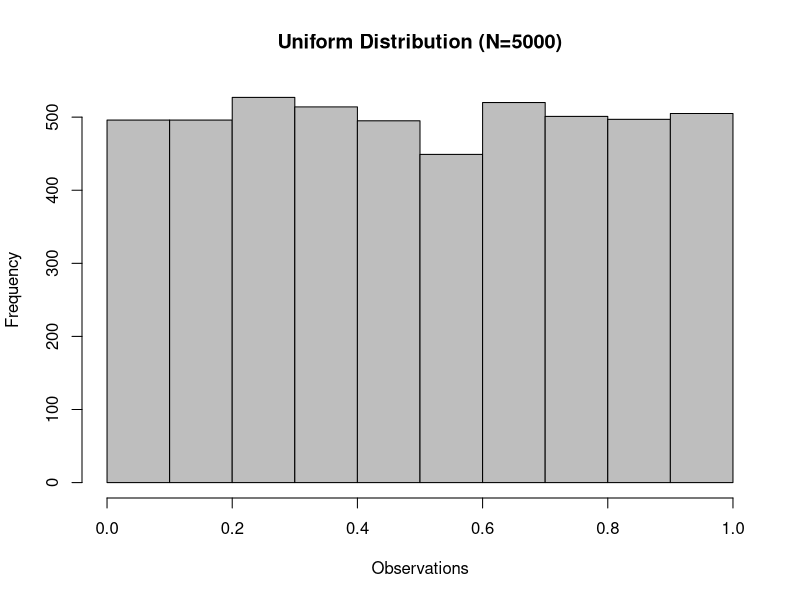
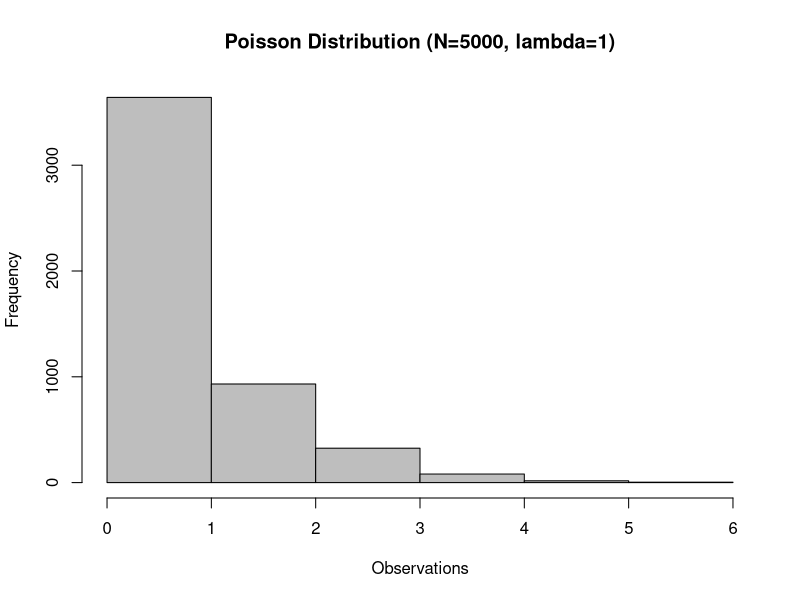
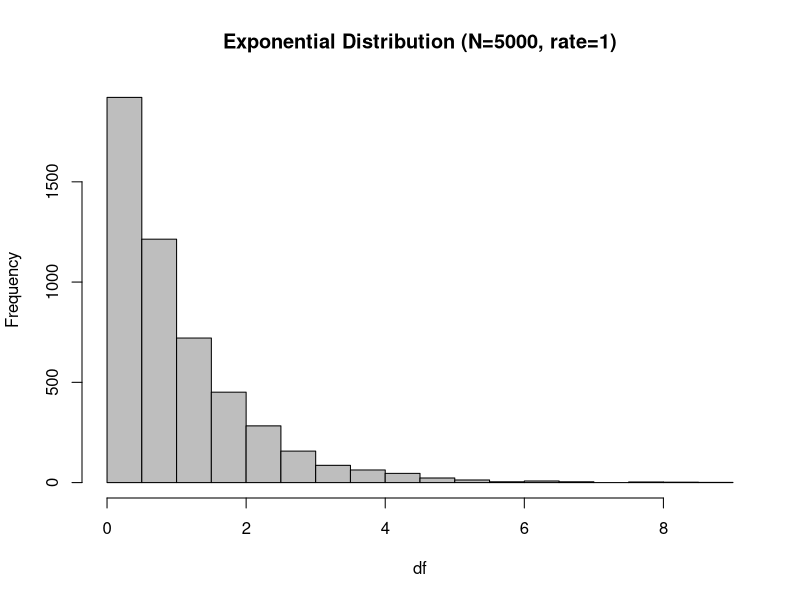
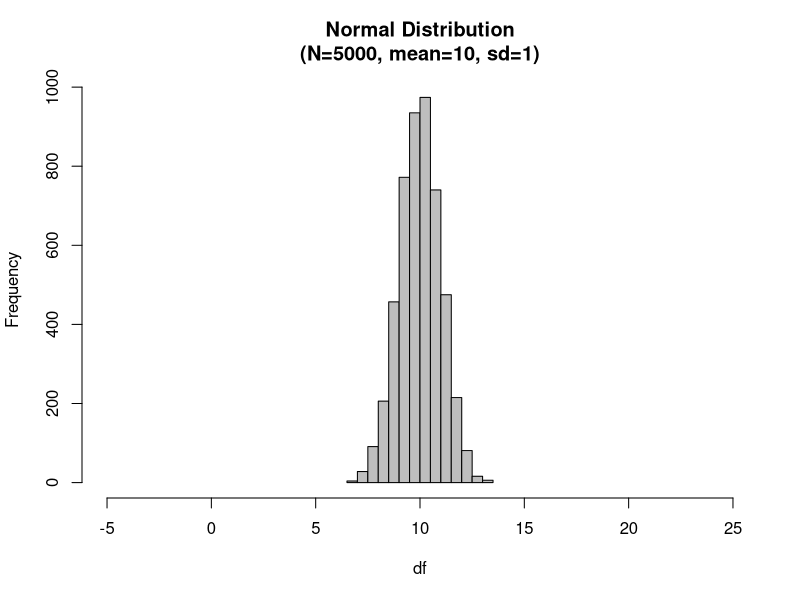
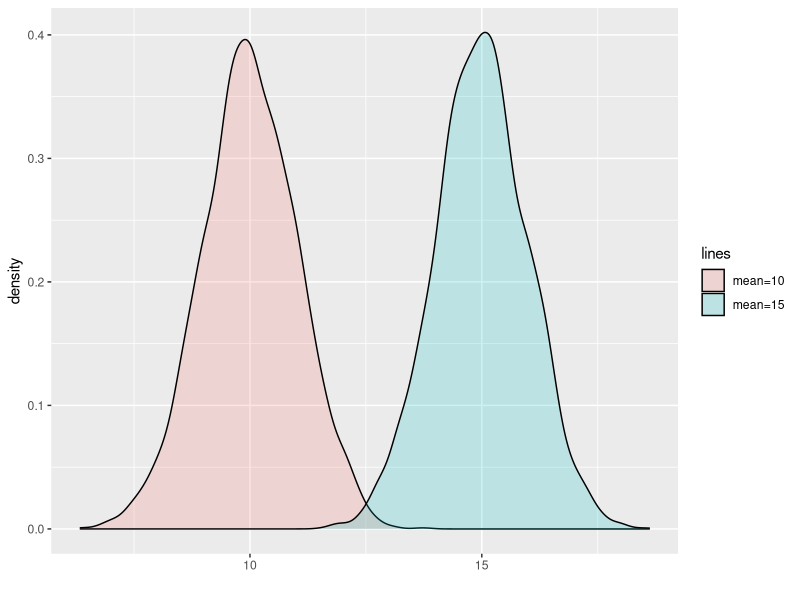
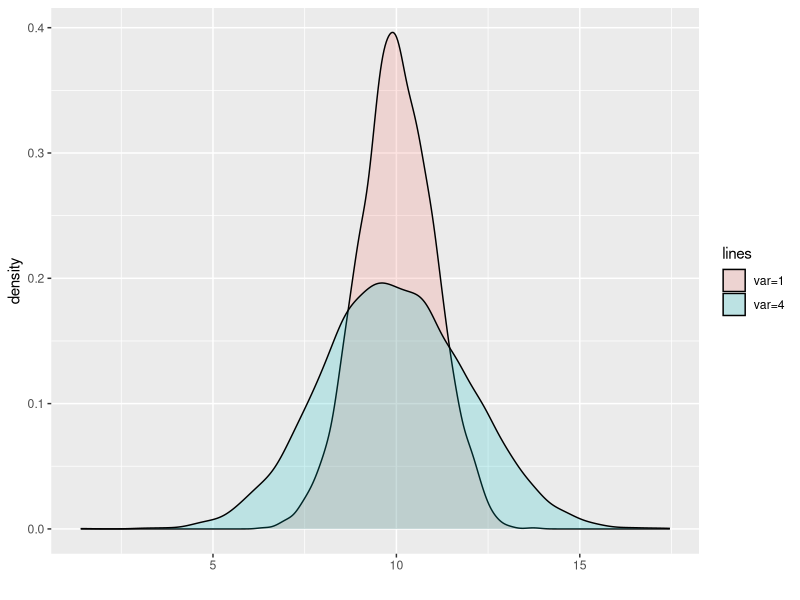
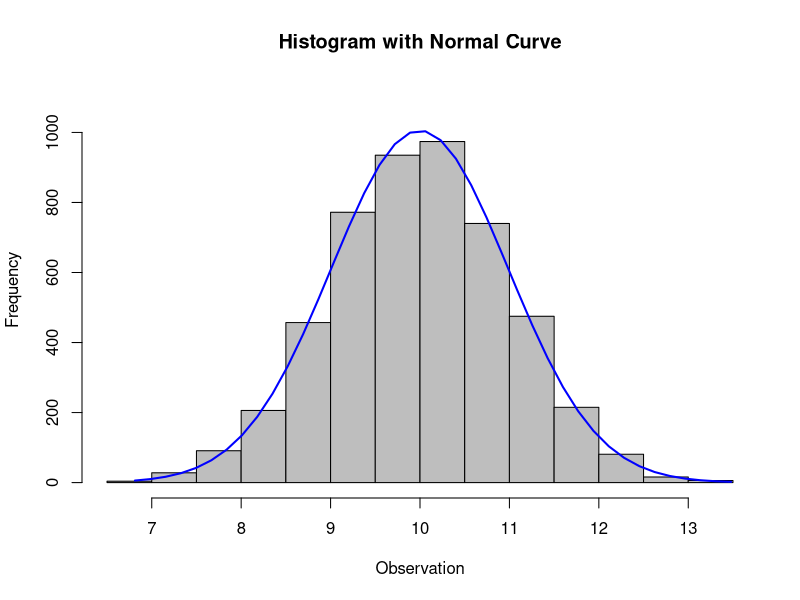
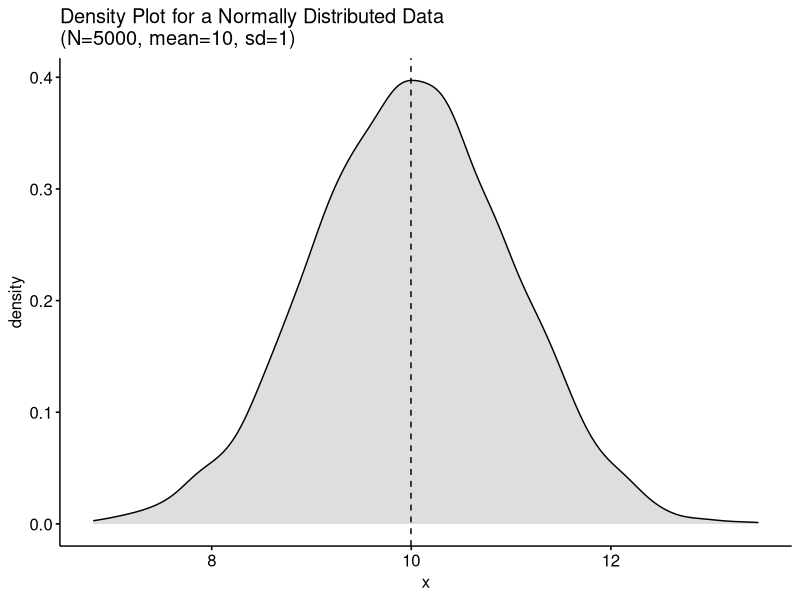

Generate these figures, in order, with R:
# Statistics Tutorial - Day 4 - Different Distributions
# Created By: Prabesh Dhakal on 2020-04-29
# Last Edited: 2020-04-29


#### Goals: ####
#     i. Learn about different properties of different distributions

# ----------------------------------- * ----------------------------------- #


set.seed(8848)

N = 5e3

#### Uniform Distribution ####
# change N to see how smaller samples are false friends
hist(runif(N),
     main=paste0("Uniform Distribution (N=", N, ")"),
     xlab="Observations",
     col="gray")


#### Poisson Distribution ####
# change lambda parameter to see that for a large lambda,
# poisson distribution approximates the normal distribution
lambda = 1
df = rpois(n=N, lambda=lambda)
hist(df,
     main=paste0("Poisson Distribution (N=", N, 
                 ", lambda=", lambda, ")"),
     xlab="Observations",
     col="gray", 
     breaks=6)


#### Exponential Distribution ####
rate = 1
df = rexp(n=N, rate=rate)
hist(df,
     main=paste0("Exponential Distribution (N=", N, 
                 ", rate=", rate, ")"),
     col="gray")



#### Normal Distribution ####
# change mean to see how the histogram changes
# change sd to see how the data points spread apart or come together 
#       for different levels
N = 5e3
mean = 10
sd = 1

df <- rnorm(n=N, mean=mean, sd=sd)
hist(df,
     main=paste0("Normal Distribution\n", 
                 "(N=", N, ", mean=", mean, ", sd=", sd, ")"),
     col="gray",
     xlim=c(-5, 25))




library(ggplot2)


set.seed(1)
df_1 <- rnorm(n=N, mean=mean, sd=sd)
df_2 <- rnorm(n=N, mean=mean+5, sd=sd)

# Different mean
dat <- data.frame(dens = c(df_1, df_2), 
                  lines = rep(c("mean=10", "mean=15"), 
                              each = N))

ggplot(dat, aes(x = dens, fill = lines)) + 
    geom_density(alpha = 0.2) + 
    xlab("")

# Different variance
df_2 <- rnorm(n=N, mean=mean, sd=sd+1)
dat <- data.frame(dens = c(df_1, df_2), 
                  lines = rep(c("var=1", "var=4"), 
                              each = N))

ggplot(dat, aes(x = dens, fill = lines)) + 
    geom_density(alpha = 0.2) + 
    xlab("")



h <- hist(df, 
          breaks=10, 
          col="gray", 
          xlab="Observation",
          main="Histogram with Normal Curve", 
          ylim=c(0, 1100))

x <- seq(min(df), max(df), length=40)
y <- dnorm(x, mean=mean(df), sd=sd(df))
y <- y*diff(h$mids[1:2])*length(df)
lines(x, y, col="blue", lwd=2)



library(ggpubr)
ggdensity(df,
          main=paste0("Density Plot for a Normally Distributed Data\n",
                      "(N=", N, ", mean=", mean, ", sd=", sd, ")"),
          fill="gray",
          add="mean")
